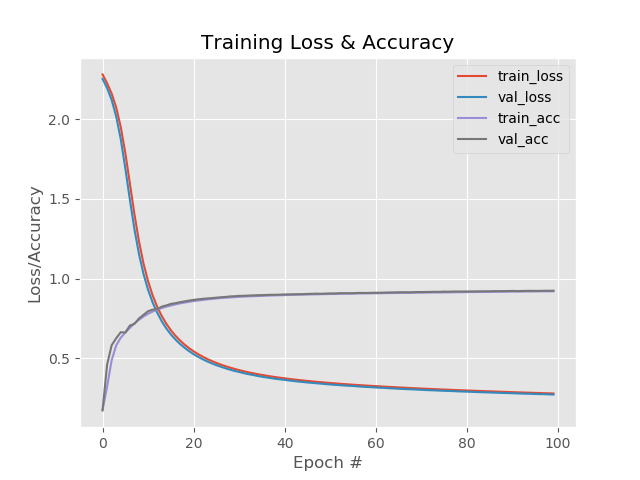

Generate this figure with Python:
from sklearn.preprocessing import LabelBinarizer
from sklearn.model_selection import train_test_split
from sklearn.metrics import classification_report
from keras.models import Sequential
from keras.layers.core import Dense
from keras.optimizers import SGD
from sklearn import datasets
import matplotlib.pyplot as plt
import numpy as np
import argparse

# Construct the argument parser and parse the arguments
ap = argparse.ArgumentParser()
ap.add_argument(
    '-o',
    '--output',
    required=True,
    help='Path to the output loss/accuracy plot')
args = vars(ap.parse_args())

# Get the MNIST dataset
print('[INFO]: Loading the MNIST (full) dataset....')
dataset = datasets.fetch_mldata('MNIST Original')

# Scale the raw pixel intensities to the range [0, 1], then construct the training and testing splits
data = dataset.data.astype('float') / 255.0
(train_x, test_x, train_y, test_y) = train_test_split(
    data, dataset.target, test_size=0.25)

# Convert the labels from integers to vectors
lb = LabelBinarizer()
train_y = lb.fit_transform(train_y)
test_y = lb.fit_transform(test_y)

# Define the 784-256-128-10 achitecture using keras
model = Sequential()
model.add(Dense(256, input_shape=(784, ), activation='sigmoid'))
model.add(Dense(128, activation='sigmoid'))
model.add(Dense(10, activation='softmax'))

# Train the model using SGD
print('[INFO]: Training....')
sgd = SGD(0.01)
model.compile(
    loss='categorical_crossentropy', optimizer=sgd, metrics=['accuracy'])
H = model.fit(
    train_x,
    train_y,
    validation_data=(test_x, test_y),
    epochs=100,
    batch_size=128)

# Test the network
print('[INFO]: Testing....')
predictions = model.predict(test_x, batch_size=128)
print(
    classification_report(
        test_y.argmax(axis=1),
        predictions.argmax(axis=1),
        target_names=[str(x) for x in lb.classes_]))

plt.style.use('ggplot')
plt.figure()
plt.plot(np.arange(0, 100), H.history['loss'], label='train_loss')
plt.plot(np.arange(0, 100), H.history['val_loss'], label='val_loss')
plt.plot(np.arange(0, 100), H.history['acc'], label='train_acc')
plt.plot(np.arange(0, 100), H.history['val_acc'], label='val_acc')
plt.title('Training Loss & Accuracy')
plt.xlabel('Epoch #')
plt.ylabel('Loss/Accuracy')
plt.legend()
plt.savefig(args['output'])
